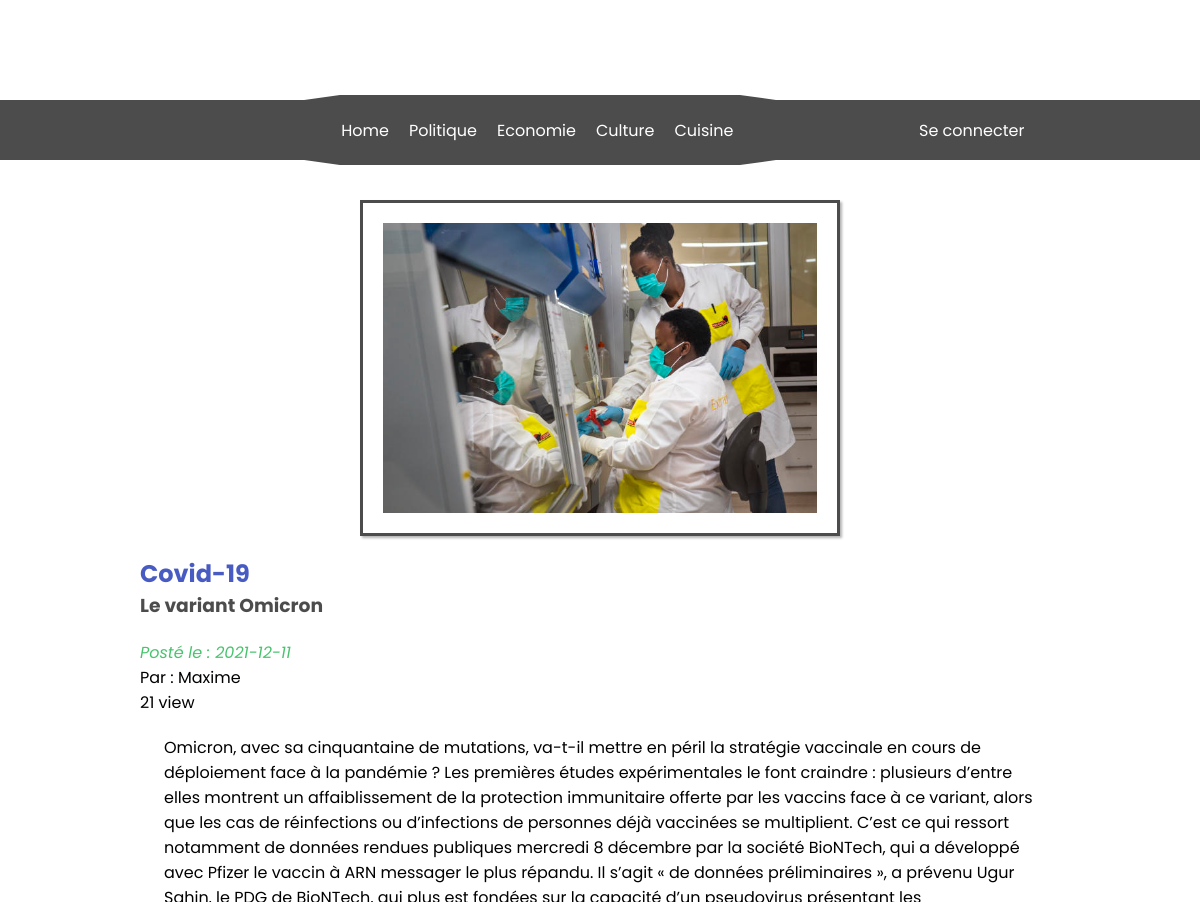
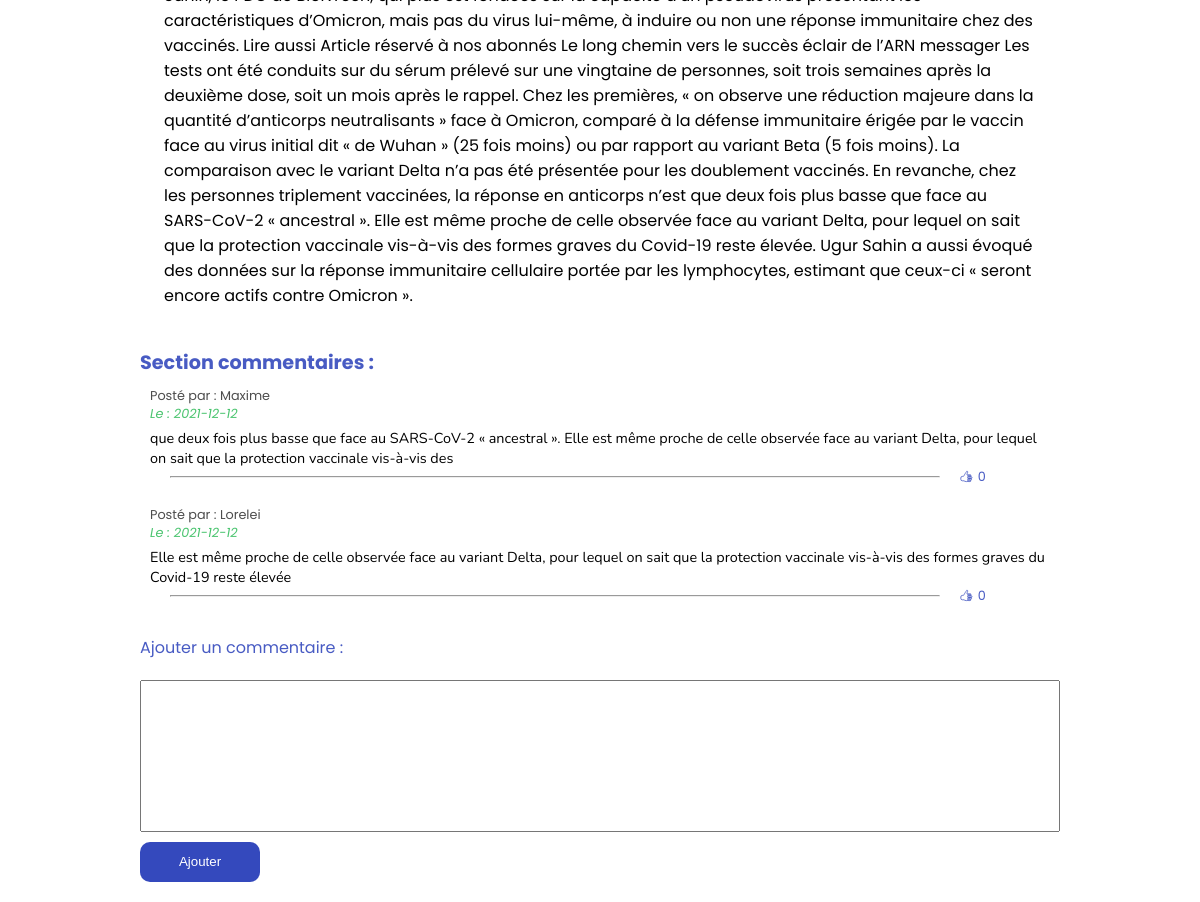
Screenshot of /index.php?action=new&id=36 with the database file from the repository (2 pictures, top to bottom).
### tables this page shows
CREATE TABLE IF NOT EXISTS `article` (
  `id` int(11) NOT NULL AUTO_INCREMENT,
  `userId` int(11) NOT NULL,
  `title` text NOT NULL,
  `objet` text NOT NULL,
  `content` text NOT NULL,
  `photo` text NOT NULL,
  `view` int(11) NOT NULL,
  `type` text NOT NULL,
  `dataActu` date DEFAULT NULL,
  PRIMARY KEY (`id`),
  KEY `userId` (`userId`)
);

CREATE TABLE IF NOT EXISTS `user` (
  `id` int(11) NOT NULL AUTO_INCREMENT,
  `pseudo` varchar(255) NOT NULL,
  `email` text NOT NULL,
  `password` text NOT NULL,
  `status` int(11) NOT NULL,
  PRIMARY KEY (`id`)
);

CREATE TABLE IF NOT EXISTS `comment` (
  `id` int(11) NOT NULL AUTO_INCREMENT,
  `userId` int(11) NOT NULL,
  `articleId` int(11) NOT NULL,
  `content` text NOT NULL,
  `grade` int(11) NOT NULL,
  `date` date NOT NULL,
  PRIMARY KEY (`id`),
  KEY `userId` (`userId`),
  KEY `articleId` (`articleId`)
);

### modele/Database.php (called while the page is built)
<?php
class Database
{
    public static function connect(){
        $username = 'root';
        $password = '';
        $dbb = new PDO('mysql:host=localhost;dbname=newspaper;charset=utf8', $username, $password);
        return $dbb;
    }
}

### modele/Comment.php (called while the page is built, shortened)
<?php
require_once('Modele.php');
class Comment extends Modele
{
    public function getCommentByArticleId($id){
        $query = 'SELECT comment.id,content, grade, pseudo, date FROM comment INNER JOIN user ON comment.userId = user.id WHERE comment.articleId = ? ORDER BY date DESC';
        $stmt = self::connect()->prepare($query);
        $stmt->execute(array($id));
        $request = $stmt->fetchAll();
        return $request;
    }
}

### modele/Modele.php (called while the page is built, shortened)
<?php
require_once('./modele/Database.php');
class Modele extends Database
{
    protected $item;
    public function findByItem($id){
        $query = 'SELECT * FROM ' . $this->item . ' WHERE id = ?';
        $stmt = self::connect()->prepare($query);
        $stmt->execute(array($id));
        $request = $stmt->fetch();
        return $request;
    }
    public function getPseudo($id){
        $query = 'SELECT pseudo FROM user WHERE id = ?';
        $stmt = self::connect()->prepare($query);
        $stmt->execute(array($id));
        $request = $stmt->fetch();
        return $request;
    }
}

### template/view/new.php (the view, shortened to what this page needs)
<main>
    <div class="box-news">
        <img src="<?php echo './ImageArticleStockage/' . $request['photo']; ?>" alt="">
        <div>
            <div class="titre">
                <h2><?php echo $request['title']; ?></h2>
                <h3><?php echo $request['objet']; ?></h3>
            </div>
            <div class="view">
                <p><?php echo 'Posté le : ' . $request['dataActu']; ?></p>
                <p><?php echo 'Par : ' . $pseudo['pseudo']; ?></p>
                <p><?php echo  $request['view'] . " view"; ?></p>
            </div>
            <div class="text">
                <p><?php echo $request['content']; ?></p>
            </div>
        </div>
    </div>
    <div class="comment-news" >
        <div>
            <h4>Section commentaires :</h4>
        </div>
        <?php
            if(isset($comments) && !empty($comments)) :
                foreach($comments as $comment) :
                    ?>
                    <div class="comments">
                            <p>Posté par : <span><?php echo htmlspecialchars($comment['pseudo'])?></span></p>
                            <p>Le : <span><?php echo htmlspecialchars($comment['date'])?></span></p>
                            <p><?php echo htmlspecialchars($comment['content'])?></p>
                            <div>
                                <div class="trait">
                                    <hr>
                                </div>
                                <div class="lien" >
                                    <a href="../index.php?action=gradeComment&idC=<?php echo $comment['id']; ?>&idA=<?php echo $request['id']; ?>" >
                                        <ion-icon name="thumbs-up-outline"></ion-icon><p><?php echo htmlspecialchars($comment['grade']); ?></p>
                                    </a>
                                </div>
                            </div>
                    </div>
                    <?php
                endforeach;
                else:
                ?>
                <div class="comments">
                    <p>(Aucun commentaire)</p>
                </div>
                <?php
            endif;
            ?>
        <div class="ajout" >
            <form action="../index.php?action=comment&id=<?php echo $request['id']; ?>" method="post">
                <div>
                    <label for="text">Ajouter un commentaire :</label>
                    <textarea name="commentText" id="text" cols="30" rows="10"></textarea>
                    <input type="submit" value="Ajouter" class="button-style" >
                </div>
            </form>
        </div>
    </div>
</main>
<?php require_once('./template/template.php'); ?>

### public/css/style.css (style rules this page uses)
* { padding: 0; margin: 0; box-sizing: border-box; }
:root { --color-p1-o1: rgba(255,255,255,0.1); --color-p1-o2: rgba(255,255,255,0.3); --color-p1-o3: rgba(255,255,255,0.5); --color-p1-o4: rgba(255,255,255,0.7); --color-p1-o5: rgba(255,255,255,0.9); --color-p1-o6: rgba(255,255,255,1); --color-p2-o1: rgba(0, 0, 0, 0.1); --color-p2-o2: rgba(0, 0, 0, 0.3); --color-p2-o3: rgba(0, 0, 0, 0.5); --color-p2-o4: rgba(0, 0, 0, 0.7); --color-p2-o5: rgba(0, 0, 0, 0.9); --color-p2-o6: rgb(0, 0, 0); --color-p3-o1: rgba(52, 73, 189,0.1); --color-p3-o2: rgba(52, 73, 189,0.3); --color-p3-o3: rgba(52, 73, 189,0.5); --color-p3-o4: rgba(52, 73, 189,0.7); --color-p3-o5: rgba(52, 73, 189,0.9); --color-p3-o6: rgb(52, 73, 189); --color-p4-o1: rgba(52, 189, 93, 0.1); --color-p4-o2: rgba(52, 189, 93, 0.3); --color-p4-o3: rgba(52, 189, 93, 0.5); --color-p4-o4: rgba(52, 189, 93, 0.7); --color-p4-o5: rgba(52, 189, 93, 0.9); --color-p4-o6: rgb(52, 189, 93); --font1: 'Poppins', sans-serif; --font2: 'Nunito', sans-serif; --trans0: all 0.2s linear; --trans1: all 0.4s linear; --trans2: all 0.6s linear; --trans3: all 0.8s linear; --trans4: all 1s linear; --bs-p1-1: 0.1em 0.1em 0.1em var(--color-p1-o1); --bs-p1-2: 0.15em 0.15em 0.15em var(--color-p1-o2); --bs-p2-1: 0.1em 0.1em 0.1em var(--color-p2-o1); --bs-p2-2: 0.15em 0.15em 0.15em var(--color-p2-o2); --bs-p3-1: 0.1em 0.1em 0.1em var(--color-p3-o1); --bs-p3-2: 0.15em 0.15em 0.15em var(--color-p3-o2); }
body { font-family: var(--font1); }
a { text-decoration: none; }
.button-style { background-color: var(--color-p3-o6); border: 1px solid transparent; color: var(--color-p1-o6); transition: var(--trans1); }

### public/css/new.css (style rules this page uses)
main { padding: 0 20px; }
.box-news, .comment-news { display: flex; flex-direction: column; margin: 0 25vw; }
img { width: 20vw; align-self: center; padding: 20px; border: solid var(--color-p2-o4) 3px; box-shadow: var(--bs-p2-2); }
h2 { color: var(--color-p3-o5); }
h3 { color: var(--color-p2-o4); }
.titre { margin: 20px auto; }
.view { margin-bottom: 20px; }
.view p:nth-child(1) { font-style: italic; color: var(--color-p4-o5); }
.text { margin: 0 2vw; }
.comment-news { padding-top: 40px; }
.comment-news h4 { font-size: 1.2em; color: var(--color-p3-o5); }
.comments > p:nth-child(1) { color:var(--color-p2-o4); font-size: 0.8em; }
.comments > p:nth-child(2) { color:var(--color-p4-o5); font-size: 0.8em; font-style: italic; }
.comments > p:nth-child(3) { margin-top: 5px; font-size: 0.9em; font-family: var(--font2); }
.comments { padding: 10px; }
.comments > div { display: flex; align-items: center; justify-content: space-between; font-size: 0.8em; }
.trait { width: 90%; text-align: center; padding: 0 20px; }
.trait hr { color: var(--color-p2-o3); }
.lien { width: 10%; }
.lien a { display: flex; flex-direction: row; align-items: center; gap: 5px; color: var(--color-p3-o5); }
.ajout { padding: 20px 0; }
.ajout form { display: flex; flex-direction: column; }
.ajout form > div { display: flex; flex-direction: column; gap: 10px; }
form > div label { font-size: var(--font2); color: var(--color-p3-o5) }
form > div input { width: 120px; height: 40px; border-radius: 10px; }
form > div textarea { resize: none; }
@media (max-width: 1200px) { .box-news, .comment-news { margin: 0 10vw; } }
@media (max-width: 1200px) { img { width: 40vw; } }

### rows the page displays
article: photo (picture), title "Covid-19", objet "Le variant Omicron", dataActu "2021-12-11", view "21", content "Omicron, avec sa cinquantaine de mutations, va-t-il mettre en péril la stratégie vaccinale en cours de déploiement face à la pandémie ? Les premières études expérimentales le font craindre : plusieurs d’entre elles montrent un affaiblissement de la protection immunitaire offerte par les vaccins face à ce variant, alors que les cas de réinfections ou d’infections de personnes déjà vaccinées se multiplient. C’est ce qui ressort notamment de données rendues publiques mercredi 8 décembre par la société BioNTech, qui a développé avec Pfizer le vaccin à ARN messager le plus répandu. Il s’agit « de données préliminaires », a prévenu Ugur Sahin, le PDG de BioNTech, qui plus est fondées sur la…"
user: pseudo "Maxime"
comment: userId.pseudo "Maxime", date "2021-12-12", content "que deux fois plus basse que face au SARS-CoV-2 « ancestral ». Elle est même proche de celle observée face au variant Delta, pour lequel on sait que la protection vaccinale vis-à-vis des", grade "0"
comment: userId.pseudo "Lorelei", date "2021-12-12", content "Elle est même proche de celle observée face au variant Delta, pour lequel on sait que la protection vaccinale vis-à-vis des formes graves du Covid-19 reste élevée", grade "0"
